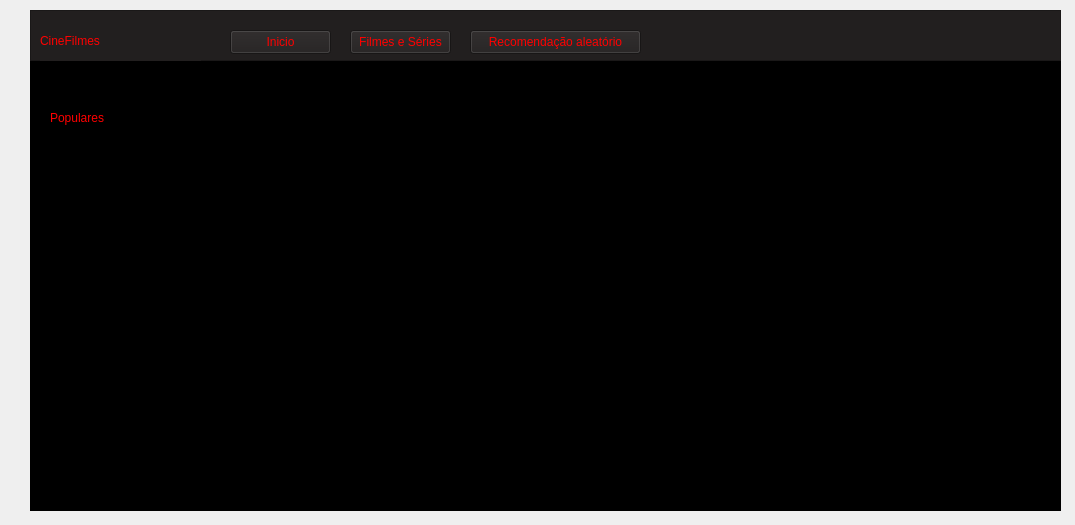
<?xml version="1.0" encoding="UTF-8"?>
<ui version="4.0">
 <class>tela_principal_1</class>
 <widget class="QWidget" name="tela_principal_1">
  <property name="geometry">
   <rect>
    <x>0</x>
    <y>0</y>
    <width>1075</width>
    <height>525</height>
   </rect>
  </property>
  <property name="windowTitle">
   <string>Form</string>
  </property>
  <widget class="QFrame" name="tela_principal_2">
   <property name="geometry">
    <rect>
     <x>30</x>
     <y>10</y>
     <width>1031</width>
     <height>501</height>
    </rect>
   </property>
   <property name="styleSheet">
    <string notr="true">background-color: rgb(0, 0, 0);</string>
   </property>
   <property name="frameShape">
    <enum>QFrame::Shape::StyledPanel</enum>
   </property>
   <property name="frameShadow">
    <enum>QFrame::Shadow::Raised</enum>
   </property>
   <widget class="QFrame" name="inicial">
    <property name="geometry">
     <rect>
      <x>0</x>
      <y>0</y>
      <width>1031</width>
      <height>51</height>
     </rect>
    </property>
    <property name="styleSheet">
     <string notr="true">background-color: rgb(34, 31, 31);</string>
    </property>
    <property name="frameShape">
     <enum>QFrame::Shape::StyledPanel</enum>
    </property>
    <property name="frameShadow">
     <enum>QFrame::Shadow::Raised</enum>
    </property>
    <widget class="QLabel" name="btn_Cine_filme">
     <property name="geometry">
      <rect>
       <x>10</x>
       <y>10</y>
       <width>161</width>
       <height>41</height>
      </rect>
     </property>
     <property name="styleSheet">
      <string notr="true">color: rgb(255, 0, 0);
font: 900 22pt &quot;Segoe UI&quot;;</string>
     </property>
     <property name="text">
      <string>CineFilmes</string>
     </property>
    </widget>
    <widget class="QLabel" name="btn_icon_perfil">
     <property name="geometry">
      <rect>
       <x>990</x>
       <y>10</y>
       <width>27</width>
       <height>27</height>
      </rect>
     </property>
     <property name="styleSheet">
      <string notr="true">color: rgb(255, 0, 0);</string>
     </property>
     <property name="text">
      <string/>
     </property>
     <property name="pixmap">
      <pixmap resource="../python/qrc/poster.qrc">:/icon/icon_perfil.png</pixmap>
     </property>
     <property name="scaledContents">
      <bool>true</bool>
     </property>
    </widget>
    <widget class="QPushButton" name="btn_Filmes_e_Series">
     <property name="geometry">
      <rect>
       <x>320</x>
       <y>20</y>
       <width>101</width>
       <height>24</height>
      </rect>
     </property>
     <property name="styleSheet">
      <string notr="true">color: rgb(0, 255, 0);
color: rgb(255, 0, 0);
background-color: rgb(34, 31, 31);</string>
     </property>
     <property name="text">
      <string>Filmes e Séries</string>
     </property>
    </widget>
    <widget class="QPushButton" name="btn_Recomendacao_aleatorio">
     <property name="geometry">
      <rect>
       <x>440</x>
       <y>20</y>
       <width>171</width>
       <height>24</height>
      </rect>
     </property>
     <property name="styleSheet">
      <string notr="true">color: rgb(255, 0, 0);</string>
     </property>
     <property name="text">
      <string>Recomendação aleatório</string>
     </property>
    </widget>
    <widget class="QPushButton" name="btn_Inicio">
     <property name="geometry">
      <rect>
       <x>200</x>
       <y>20</y>
       <width>101</width>
       <height>24</height>
      </rect>
     </property>
     <property name="styleSheet">
      <string notr="true">color: rgb(0, 255, 0);
color: rgb(255, 0, 0);
background-color: rgb(34, 31, 31);</string>
     </property>
     <property name="text">
      <string>Inicio</string>
     </property>
    </widget>
    <zorder>btn_Recomendacao_aleatorio</zorder>
    <zorder>btn_icon_perfil</zorder>
    <zorder>btn_Cine_filme</zorder>
    <zorder>btn_Filmes_e_Series</zorder>
    <zorder>btn_Inicio</zorder>
   </widget>
   <widget class="QLabel" name="btn_Star_wars">
    <property name="geometry">
     <rect>
      <x>10</x>
      <y>140</y>
      <width>81</width>
      <height>121</height>
     </rect>
    </property>
    <property name="text">
     <string/>
    </property>
    <property name="pixmap">
     <pixmap resource="../python/qrc/poster.qrc">:/icon/star wars.webp</pixmap>
    </property>
    <property name="scaledContents">
     <bool>true</bool>
    </property>
   </widget>
   <widget class="QLabel" name="btn_Whicked">
    <property name="geometry">
     <rect>
      <x>110</x>
      <y>140</y>
      <width>81</width>
      <height>121</height>
     </rect>
    </property>
    <property name="text">
     <string/>
    </property>
    <property name="pixmap">
     <pixmap resource="../python/qrc/poster.qrc">:/icon/btn_img_wicked.png</pixmap>
    </property>
    <property name="scaledContents">
     <bool>true</bool>
    </property>
   </widget>
   <widget class="QLabel" name="btn_Flow">
    <property name="geometry">
     <rect>
      <x>218</x>
      <y>140</y>
      <width>81</width>
      <height>121</height>
     </rect>
    </property>
    <property name="text">
     <string/>
    </property>
    <property name="pixmap">
     <pixmap resource="../python/qrc/poster.qrc">:/icon/flow.webp</pixmap>
    </property>
    <property name="scaledContents">
     <bool>true</bool>
    </property>
   </widget>
   <widget class="QLabel" name="btn_Ainda_estou_aqui">
    <property name="geometry">
     <rect>
      <x>320</x>
      <y>140</y>
      <width>81</width>
      <height>121</height>
     </rect>
    </property>
    <property name="text">
     <string/>
    </property>
    <property name="pixmap">
     <pixmap resource="../python/qrc/poster.qrc">:/icon/Ainda_Estou_Aqui.jpg</pixmap>
    </property>
    <property name="scaledContents">
     <bool>true</bool>
    </property>
   </widget>
   <widget class="QLabel" name="btn_Robo_Selvagem">
    <property name="geometry">
     <rect>
      <x>420</x>
      <y>140</y>
      <width>81</width>
      <height>121</height>
     </rect>
    </property>
    <property name="text">
     <string/>
    </property>
    <property name="pixmap">
     <pixmap resource="../python/qrc/poster.qrc">:/icon/robo.jpg</pixmap>
    </property>
    <property name="scaledContents">
     <bool>true</bool>
    </property>
   </widget>
   <widget class="QLabel" name="btn_Avengers">
    <property name="geometry">
     <rect>
      <x>520</x>
      <y>140</y>
      <width>81</width>
      <height>121</height>
     </rect>
    </property>
    <property name="text">
     <string/>
    </property>
    <property name="pixmap">
     <pixmap resource="../python/qrc/poster.qrc">:/icon/avengers.jpg</pixmap>
    </property>
    <property name="scaledContents">
     <bool>true</bool>
    </property>
   </widget>
   <widget class="QLabel" name="btn_Diverdida_mente_2">
    <property name="geometry">
     <rect>
      <x>620</x>
      <y>140</y>
      <width>81</width>
      <height>121</height>
     </rect>
    </property>
    <property name="text">
     <string/>
    </property>
    <property name="pixmap">
     <pixmap resource="../python/qrc/poster.qrc">:/icon/disney.jpeg</pixmap>
    </property>
    <property name="scaledContents">
     <bool>true</bool>
    </property>
   </widget>
   <widget class="QLabel" name="btn_Jonh_Wick_3">
    <property name="geometry">
     <rect>
      <x>720</x>
      <y>140</y>
      <width>91</width>
      <height>121</height>
     </rect>
    </property>
    <property name="text">
     <string/>
    </property>
    <property name="pixmap">
     <pixmap resource="../python/qrc/poster.qrc">:/icon/Jonh wick.jpg</pixmap>
    </property>
    <property name="scaledContents">
     <bool>true</bool>
    </property>
   </widget>
   <widget class="QLabel" name="btn_Duna_parte_2">
    <property name="geometry">
     <rect>
      <x>840</x>
      <y>140</y>
      <width>81</width>
      <height>131</height>
     </rect>
    </property>
    <property name="text">
     <string/>
    </property>
    <property name="pixmap">
     <pixmap resource="../python/qrc/poster.qrc">:/icon/duna 2.webp</pixmap>
    </property>
    <property name="scaledContents">
     <bool>true</bool>
    </property>
   </widget>
   <widget class="QLabel" name="btn_One_Piece_2">
    <property name="geometry">
     <rect>
      <x>120</x>
      <y>310</y>
      <width>81</width>
      <height>141</height>
     </rect>
    </property>
    <property name="text">
     <string/>
    </property>
    <property name="pixmap">
     <pixmap resource="../python/qrc/poster.qrc">:/icon/one piece red.jpg</pixmap>
    </property>
    <property name="scaledContents">
     <bool>true</bool>
    </property>
   </widget>
   <widget class="QLabel" name="btn_Solteiro_em_seul">
    <property name="geometry">
     <rect>
      <x>10</x>
      <y>310</y>
      <width>91</width>
      <height>141</height>
     </rect>
    </property>
    <property name="text">
     <string/>
    </property>
    <property name="pixmap">
     <pixmap resource="../python/qrc/poster.qrc">:/icon/single in seul.jpg</pixmap>
    </property>
    <property name="scaledContents">
     <bool>true</bool>
    </property>
   </widget>
   <widget class="QLabel" name="btn_ghost_in_the_shell">
    <property name="geometry">
     <rect>
      <x>220</x>
      <y>310</y>
      <width>81</width>
      <height>141</height>
     </rect>
    </property>
    <property name="text">
     <string/>
    </property>
    <property name="pixmap">
     <pixmap resource="../python/qrc/poster.qrc">:/icon/ghost in the shell.jpg</pixmap>
    </property>
    <property name="scaledContents">
     <bool>true</bool>
    </property>
   </widget>
   <widget class="QLabel" name="btn_Gladiador_2">
    <property name="geometry">
     <rect>
      <x>320</x>
      <y>310</y>
      <width>81</width>
      <height>141</height>
     </rect>
    </property>
    <property name="text">
     <string/>
    </property>
    <property name="pixmap">
     <pixmap resource="../python/qrc/poster.qrc">:/icon/Gladiador 2.webp</pixmap>
    </property>
    <property name="scaledContents">
     <bool>true</bool>
    </property>
   </widget>
   <widget class="QLabel" name="btn_Senna">
    <property name="geometry">
     <rect>
      <x>420</x>
      <y>310</y>
      <width>81</width>
      <height>141</height>
     </rect>
    </property>
    <property name="styleSheet">
     <string notr="true">color: rgb(255, 255, 255);</string>
    </property>
    <property name="text">
     <string/>
    </property>
    <property name="pixmap">
     <pixmap resource="../python/qrc/poster.qrc">:/icon/sena.webp</pixmap>
    </property>
    <property name="scaledContents">
     <bool>true</bool>
    </property>
   </widget>
   <widget class="QLabel" name="btn_Substancia">
    <property name="geometry">
     <rect>
      <x>520</x>
      <y>310</y>
      <width>91</width>
      <height>141</height>
     </rect>
    </property>
    <property name="styleSheet">
     <string notr="true">color: rgb(255, 255, 255);</string>
    </property>
    <property name="text">
     <string/>
    </property>
    <property name="pixmap">
     <pixmap resource="../python/qrc/poster.qrc">:/icon/substancia.jpg</pixmap>
    </property>
    <property name="scaledContents">
     <bool>true</bool>
    </property>
   </widget>
   <widget class="QLabel" name="btn_Round_6">
    <property name="geometry">
     <rect>
      <x>630</x>
      <y>310</y>
      <width>81</width>
      <height>141</height>
     </rect>
    </property>
    <property name="styleSheet">
     <string notr="true">color: rgb(255, 255, 255);</string>
    </property>
    <property name="text">
     <string/>
    </property>
    <property name="pixmap">
     <pixmap resource="../python/qrc/poster.qrc">:/icon/round 6.jpg</pixmap>
    </property>
    <property name="scaledContents">
     <bool>true</bool>
    </property>
   </widget>
   <widget class="QLabel" name="btn_Pousando_no_amor">
    <property name="geometry">
     <rect>
      <x>730</x>
      <y>310</y>
      <width>91</width>
      <height>141</height>
     </rect>
    </property>
    <property name="styleSheet">
     <string notr="true">color: rgb(255, 255, 255);</string>
    </property>
    <property name="text">
     <string/>
    </property>
    <property name="pixmap">
     <pixmap resource="../python/qrc/poster.qrc">:/icon/pousando no amor.jpg</pixmap>
    </property>
    <property name="scaledContents">
     <bool>true</bool>
    </property>
   </widget>
   <widget class="QLabel" name="btn_Shop_For_killers">
    <property name="geometry">
     <rect>
      <x>840</x>
      <y>310</y>
      <width>81</width>
      <height>141</height>
     </rect>
    </property>
    <property name="text">
     <string/>
    </property>
    <property name="pixmap">
     <pixmap resource="../python/qrc/poster.qrc">:/icon/shop for killer.jpeg</pixmap>
    </property>
    <property name="scaledContents">
     <bool>true</bool>
    </property>
   </widget>
   <widget class="QLabel" name="btn_Duna_A_Profecia">
    <property name="geometry">
     <rect>
      <x>940</x>
      <y>310</y>
      <width>81</width>
      <height>141</height>
     </rect>
    </property>
    <property name="text">
     <string/>
    </property>
    <property name="pixmap">
     <pixmap resource="../python/qrc/poster.qrc">:/icon/duna serie.jpg</pixmap>
    </property>
    <property name="scaledContents">
     <bool>true</bool>
    </property>
   </widget>
   <widget class="QLabel" name="btn_O_Problema_dos_tres_corpos">
    <property name="geometry">
     <rect>
      <x>940</x>
      <y>140</y>
      <width>81</width>
      <height>131</height>
     </rect>
    </property>
    <property name="text">
     <string/>
    </property>
    <property name="pixmap">
     <pixmap resource="../python/qrc/poster.qrc">:/icon/O_Problema_dos_3_Corpos.webp</pixmap>
    </property>
    <property name="scaledContents">
     <bool>true</bool>
    </property>
   </widget>
   <widget class="QLabel" name="txt_Populares">
    <property name="geometry">
     <rect>
      <x>20</x>
      <y>100</y>
      <width>81</width>
      <height>16</height>
     </rect>
    </property>
    <property name="styleSheet">
     <string notr="true">color: rgb(255, 0, 0);
font: 12pt &quot;Segoe UI&quot;;</string>
    </property>
    <property name="text">
     <string>Populares</string>
    </property>
   </widget>
  </widget>
 </widget>
 <resources>
  <include location="../python/qrc/poster.qrc"/>
 </resources>
 <connections/>
</ui>
